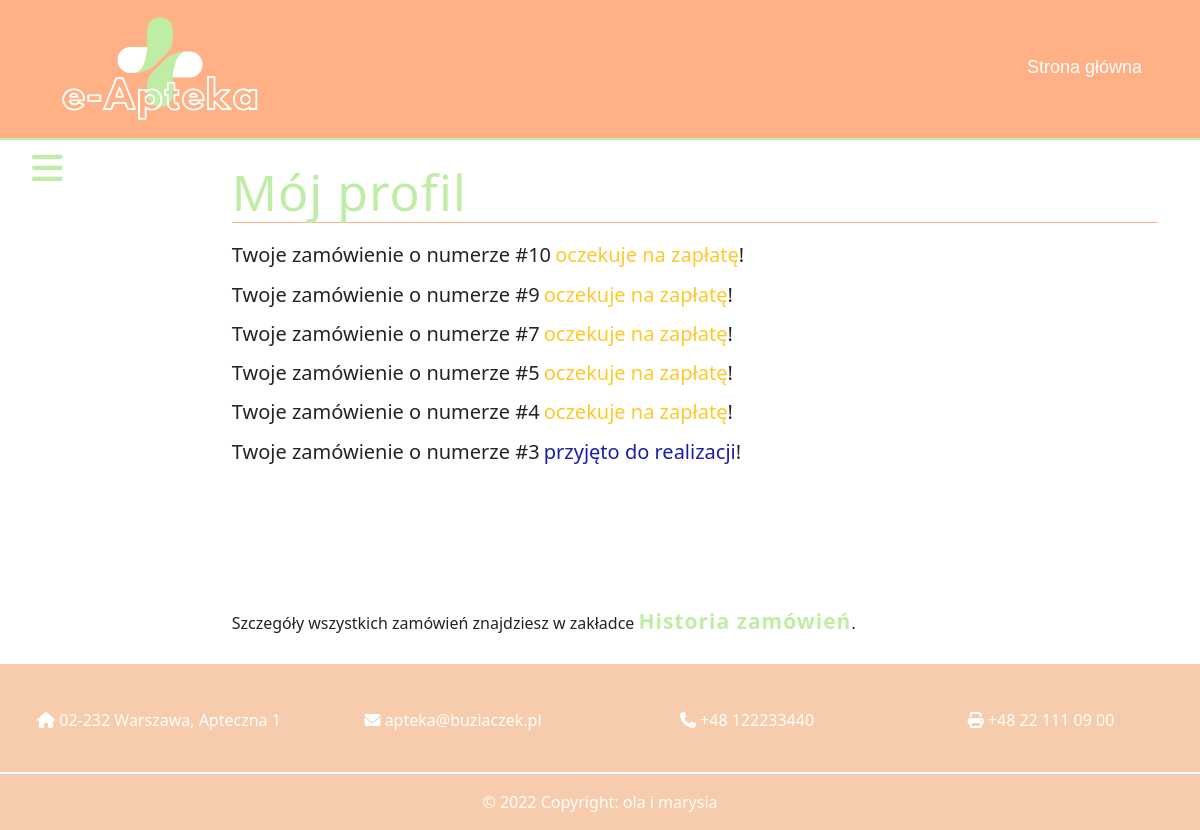
The app's page /user/ (signed in), older data.
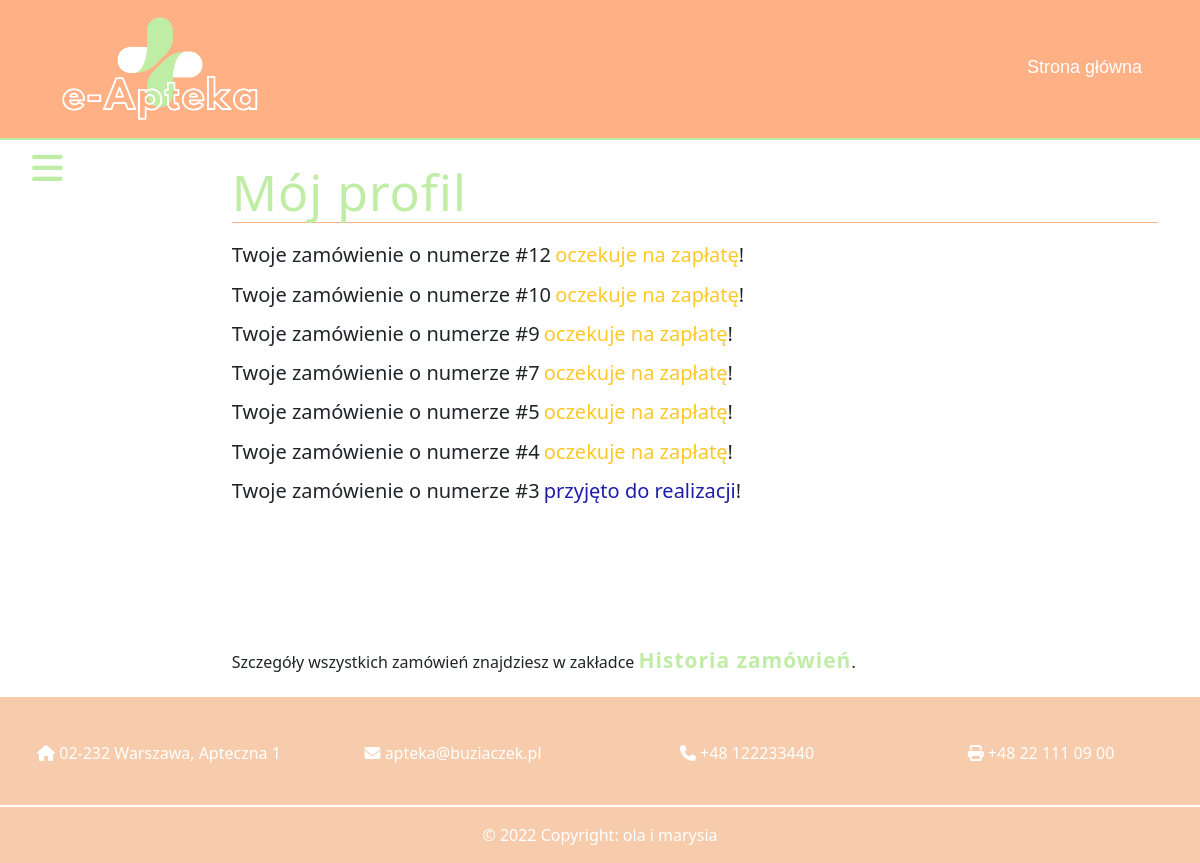
The same page, newer data.
### core/models.py (models this page shows, shortened)
class Order(models.Model):
    AWAITING_PAYMENT = 'pre_payment'  # Customer has completed the checkout process, but payment has yet to be confirmed.
    PROCESSING = 'processing'  # Customer has completed the checkout process and payment has been confirmed.
    SHIPPED = 'shipped'  # Order has been shipped, but receipt has not been confirmed yet.
    COMPLETED = 'completed'  # Order has been shipped/picked up, and receipt is confirmed.
    CANCELLED = 'cancelled'  # The order has been cancelled by either the customer or the seller
    STATUS_CHOICES = (
        (AWAITING_PAYMENT, 'Oczekiwanie na zapłatę'),
        (PROCESSING, 'W realizacji'),
        (SHIPPED, 'Wysłano'),
        (COMPLETED, 'Zrealizowano'),
        (CANCELLED, 'Anulowano')
    )
    DHL = 'dhl'
    INPOST = 'inpost'
    POST = 'poczta_polska'
    DELIVERY_METHOD_CHOICES = (
        (DHL, "Kurier DHL"),
        (INPOST, "Paczkomaty inPost"),
        (POST, "Poczta Polska")
    )
    DIRECT_PAYMENT = "dp"
    CARD = "card"
    BLIK = "blik"
    PAYMENT_METHOD_CHOICES = (
        (DIRECT_PAYMENT, "Przelew"),
        (CARD, "Karta płatnicza"),
        (BLIK, "BLIK")
    )
    date = models.DateTimeField(auto_now_add=True)
    status = models.CharField(choices=STATUS_CHOICES, max_length=max(len(s[0]) for s in STATUS_CHOICES),
                              help_text="The current status of the order", default=AWAITING_PAYMENT, blank=True)
    delivery_method = models.CharField(choices=DELIVERY_METHOD_CHOICES,
                                       max_length=max(len(s[0]) for s in DELIVERY_METHOD_CHOICES),
                                       help_text="Delivery method chosen by the customer", default=DHL)
    payment_method = models.CharField(choices=PAYMENT_METHOD_CHOICES,
                                      max_length=max(len(s[0]) for s in PAYMENT_METHOD_CHOICES),
                                      help_text="Payment method chosen by the customer", default=DIRECT_PAYMENT)
    items = models.ManyToManyField(to='Item', through='OrderItem', help_text="Items that the order comprises")
    total_price = models.DecimalField(max_digits=7, decimal_places=2, default=0.00,
                                      help_text="Total price of the order")
    customer = models.ForeignKey(to="Customer", on_delete=models.CASCADE,
                                 help_text="Customer that have made this order")
    address = models.ForeignKey(to="Address", on_delete=models.CASCADE)

### core/views.py (the view, shortened to what this page needs)
# urls.py: path('user/', views.UserView.as_view(), name='user'),
class UserView(LoginRequiredMixin ,View):
    def get(self, request):
        user = request.user
        if hasattr(user, "customer"):
            customer = user.customer
            initial_date_of_birth = customer.date_of_birth.isoformat()
            initial_data = {"date_of_birth": initial_date_of_birth}
            customer_form = CustomerForm(instance=customer, initial=initial_data)
            logging.debug(customer)
        else:
            customer = None
            customer_form = CustomerForm()
        email_form = EmailForm(instance=user)
        orders = Order.objects.filter(customer__user=user).order_by("-date")
        context = {"user": user, "customer": customer, "customer_form": customer_form, "orders": orders,
                   "email_form": email_form}
        return render(request, template_name="core/user.html", context=context)

### core/context_processors.py (called while the page is built)
def categories_context(request):
    categories = [Category.objects.get(name="Zdrowie"),
                  Category.objects.get(name="Higiena"),
                  Category.objects.get(name="Pielęgnacja")]
    return {"categories": categories}

### templates/core/user.html (shortened to what this page needs)
{% extends "account/base.html" %}
{% block content %}
<body id="body" onscroll="speed()">
<div class="wrapper" style="max-width: 100%; max-height: 100%;">
  <label for="check">
    <i class="fas fa-bars" id="open"></i>
  </label>
</div>
<div class="content" style="position: relative; max-width: 100%;
        max-height: 100%;">
  <div id="hello">
    <h1 id="head">Mój profil</h1>
    {% for order in orders %}
    {% if order.get_status_display == 'Oczekiwanie na zapłatę'%}
    <label style="margin-top: 1%; font-size: 20px">Twoje zamówienie o numerze #{{order.id}}</label>
    <label style="font-size: 20px; color: #ffc829"> oczekuje na zapłatę</label><label style="font-size: 20px">! </label>
    <br>
    {% elif order.get_status_display == 'W realizacji'%}
    <label style="margin-top: 1%; font-size: 20px">Twoje zamówienie o numerze #{{order.id}}</label>
    <label style="font-size: 20px; color: #1d1daa"> przyjęto do realizacji</label><label style="font-size: 20px">! </label>
    <br>
    {% elif order.get_status_display == 'Wysłano'%}
    <label style="margin-top: 1%; font-size: 20px; position: absolute">Twoje zamówienie o numerze #{{order.id}} jest już w drodze!</label>
    <br>
    {% endif %}
    {% endfor %}
    <div style="margin-top:15%; margin-bottom: 2%; max-width: 100%;
        max-height: 100%;">
      <label style="font-size: 16px;">Szczegóły wszystkich zamówień znajdziesz w zakładce </label>
      <label style="font-size: 21px; font-weight: bold; color: #C0EDA6; letter-spacing: 1px">Historia zamówień</label><label>.</label>
    </div>
  </div>
</div>
</body>
{% endblock %}

Row changes from the older to the newer data that the page shows:
added Order: id "12"
